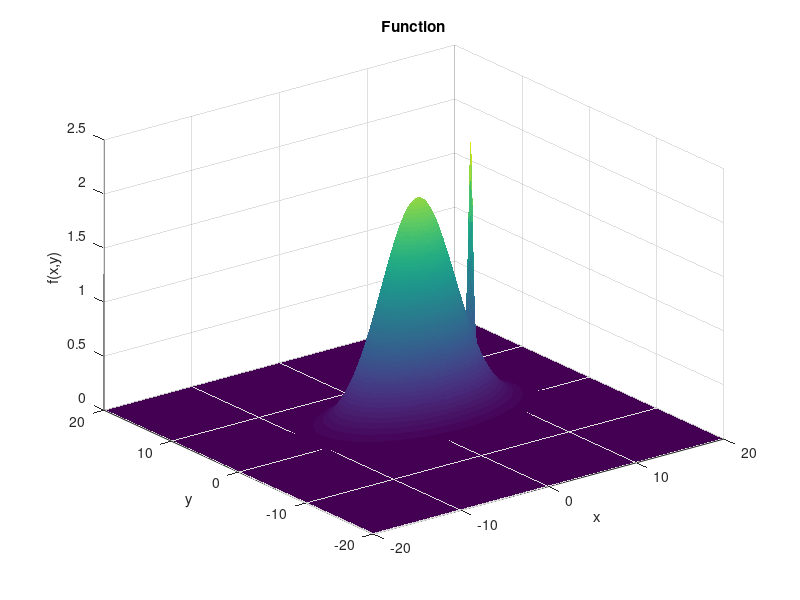

This figure's MATLAB source: (Note: this script raises an error after producing the figure.)
close all
clearvars
clc

%% Function 

rho = [1, 2, 3, 5, 10, 20];

f  = @(x,y) 2*exp(-((x-2).^2/30 + (y-2).^2/10)) + 1.8*exp(-((x-8).^2/0.08 + (y-2).^2/0.08));
ef = @(x,y,rho) exp(rho * f(x,y));

x = -20:0.05:20;
y = -20:0.05:20;

[X,Y] = meshgrid(x,y);
F = f(X,Y);

EF  = zeros(numel(x), numel(x), numel(rho));
Fx = zeros(numel(x), numel(rho)); 
for i = 1:numel(rho)
    EF(:,:,i) = ef(X,Y,rho(i));
    Fx(:,i) = trapz(y, EF(:,:,i), 1); % Marginalize
end

% Pincus maximization
% xopt = trapz(x, Fx(x, lambda)) / trapz(x, ef(x, lambda)); 

%% Plots

figure(1)
surf(X,Y,F,'EdgeColor','none');
xlabel('x');
ylabel('y');
zlabel('f(x,y)');
title('Function');

figure(2)
tiledlayout('flow', 'TileSpacing', 'tight');
for i = 1:numel(rho)
    nexttile
    surf(x, y, EF(:,:,i), 'EdgeColor','none');
    xlabel('$x$', 'Interpreter', 'latex', 'FontSize', 16);
    ylabel('$y$', 'Interpreter', 'latex', 'FontSize', 16);
    zlabel('$e^{\rho f(x,y)}$', 'Interpreter', 'latex', 'FontSize', 16);
    title(['$\rho = \ $', num2str(rho(i))], 'Interpreter', 'latex', 'FontSize', 14);
end

figure(3)
tiledlayout('flow', 'TileSpacing', 'tight');
for i = 1:numel(rho)
    nexttile
    plot(x,Fx(:,i));
    grid on; 
    xlabel('$x$', 'Interpreter', 'latex', 'FontSize', 16);
    ylabel('$\int e^{\rho f(x,y)} dy$', 'Interpreter', 'latex', 'FontSize', 16);
    title(['$\rho = \ $', num2str(rho(i))], 'Interpreter', 'latex', 'FontSize', 14);
end